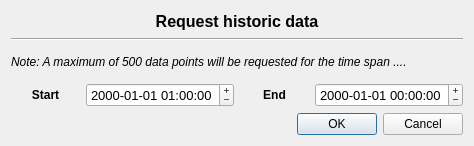
<?xml version="1.0" encoding="UTF-8"?>
<ui version="4.0">
 <class>RequestTimeDialog</class>
 <widget class="QDialog" name="RequestTimeDialog">
  <property name="geometry">
   <rect>
    <x>0</x>
    <y>0</y>
    <width>474</width>
    <height>146</height>
   </rect>
  </property>
  <property name="font">
   <font>
    <weight>50</weight>
    <bold>false</bold>
   </font>
  </property>
  <property name="windowTitle">
   <string>Request Time Dialog</string>
  </property>
  <layout class="QVBoxLayout" name="verticalLayout">
   <item>
    <widget class="QLabel" name="label_headline">
     <property name="font">
      <font>
       <pointsize>12</pointsize>
       <weight>75</weight>
       <bold>true</bold>
       <underline>false</underline>
      </font>
     </property>
     <property name="frameShape">
      <enum>QFrame::NoFrame</enum>
     </property>
     <property name="text">
      <string>Request historic data</string>
     </property>
     <property name="alignment">
      <set>Qt::AlignCenter</set>
     </property>
    </widget>
   </item>
   <item>
    <widget class="Line" name="line">
     <property name="orientation">
      <enum>Qt::Horizontal</enum>
     </property>
    </widget>
   </item>
   <item>
    <widget class="QLabel" name="label_headline_2">
     <property name="minimumSize">
      <size>
       <width>0</width>
       <height>30</height>
      </size>
     </property>
     <property name="font">
      <font>
       <pointsize>9</pointsize>
       <italic>true</italic>
       <underline>false</underline>
      </font>
     </property>
     <property name="text">
      <string>Note: A maximum of 500 data points will be requested for the time span ....</string>
     </property>
    </widget>
   </item>
   <item>
    <layout class="QHBoxLayout" name="horizontalLayout">
     <item>
      <widget class="QLabel" name="label_start">
       <property name="font">
        <font>
         <weight>75</weight>
         <bold>true</bold>
        </font>
       </property>
       <property name="layoutDirection">
        <enum>Qt::LeftToRight</enum>
       </property>
       <property name="text">
        <string>Start</string>
       </property>
       <property name="alignment">
        <set>Qt::AlignCenter</set>
       </property>
      </widget>
     </item>
     <item>
      <widget class="QDateTimeEdit" name="dt_start">
       <property name="maximumSize">
        <size>
         <width>16777215</width>
         <height>16777215</height>
        </size>
       </property>
       <property name="font">
        <font>
         <pointsize>10</pointsize>
        </font>
       </property>
       <property name="styleSheet">
        <string notr="true"/>
       </property>
       <property name="readOnly">
        <bool>false</bool>
       </property>
       <property name="buttonSymbols">
        <enum>QAbstractSpinBox::PlusMinus</enum>
       </property>
       <property name="dateTime">
        <datetime>
         <hour>1</hour>
         <minute>0</minute>
         <second>0</second>
         <year>2000</year>
         <month>1</month>
         <day>1</day>
        </datetime>
       </property>
       <property name="displayFormat">
        <string>yyyy-MM-dd hh:mm:ss</string>
       </property>
       <property name="calendarPopup">
        <bool>false</bool>
       </property>
      </widget>
     </item>
     <item>
      <widget class="QLabel" name="label_end">
       <property name="font">
        <font>
         <weight>75</weight>
         <bold>true</bold>
        </font>
       </property>
       <property name="layoutDirection">
        <enum>Qt::LeftToRight</enum>
       </property>
       <property name="text">
        <string>End</string>
       </property>
       <property name="alignment">
        <set>Qt::AlignCenter</set>
       </property>
      </widget>
     </item>
     <item>
      <widget class="QDateTimeEdit" name="dt_end">
       <property name="maximumSize">
        <size>
         <width>16777215</width>
         <height>16777215</height>
        </size>
       </property>
       <property name="font">
        <font>
         <pointsize>10</pointsize>
        </font>
       </property>
       <property name="styleSheet">
        <string notr="true"/>
       </property>
       <property name="readOnly">
        <bool>false</bool>
       </property>
       <property name="buttonSymbols">
        <enum>QAbstractSpinBox::PlusMinus</enum>
       </property>
       <property name="displayFormat">
        <string>yyyy-MM-dd hh:mm:ss</string>
       </property>
      </widget>
     </item>
    </layout>
   </item>
   <item>
    <widget class="QDialogButtonBox" name="buttonBox">
     <property name="orientation">
      <enum>Qt::Horizontal</enum>
     </property>
     <property name="standardButtons">
      <set>QDialogButtonBox::Cancel|QDialogButtonBox::Ok</set>
     </property>
    </widget>
   </item>
  </layout>
 </widget>
 <resources/>
 <connections>
  <connection>
   <sender>buttonBox</sender>
   <signal>accepted()</signal>
   <receiver>RequestTimeDialog</receiver>
   <slot>accept()</slot>
   <hints>
    <hint type="sourcelabel">
     <x>397</x>
     <y>107</y>
    </hint>
    <hint type="destinationlabel">
     <x>398</x>
     <y>125</y>
    </hint>
   </hints>
  </connection>
  <connection>
   <sender>buttonBox</sender>
   <signal>rejected()</signal>
   <receiver>RequestTimeDialog</receiver>
   <slot>reject()</slot>
   <hints>
    <hint type="sourcelabel">
     <x>338</x>
     <y>102</y>
    </hint>
    <hint type="destinationlabel">
     <x>336</x>
     <y>118</y>
    </hint>
   </hints>
  </connection>
 </connections>
</ui>
